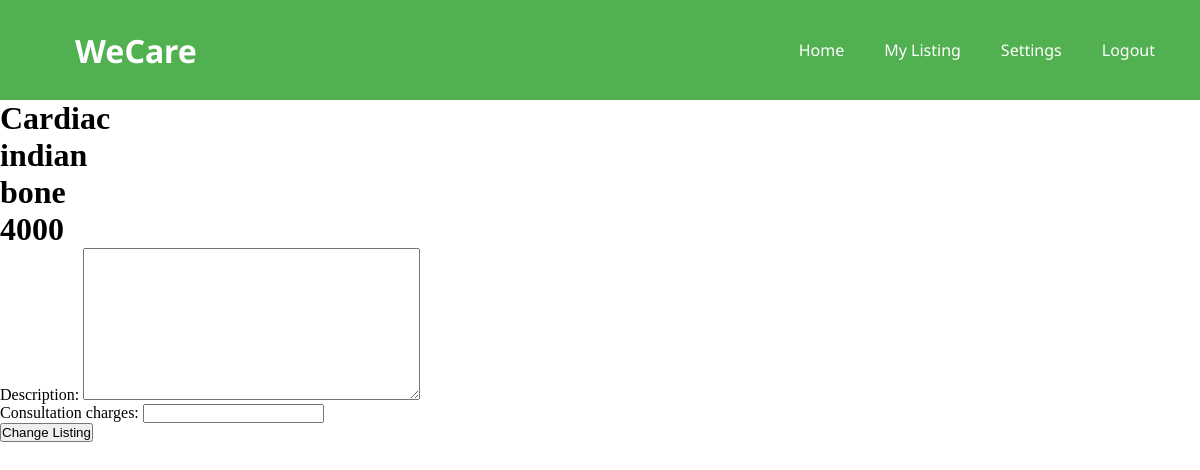
Page /mylisting/ (signed in) on the earlier database version.
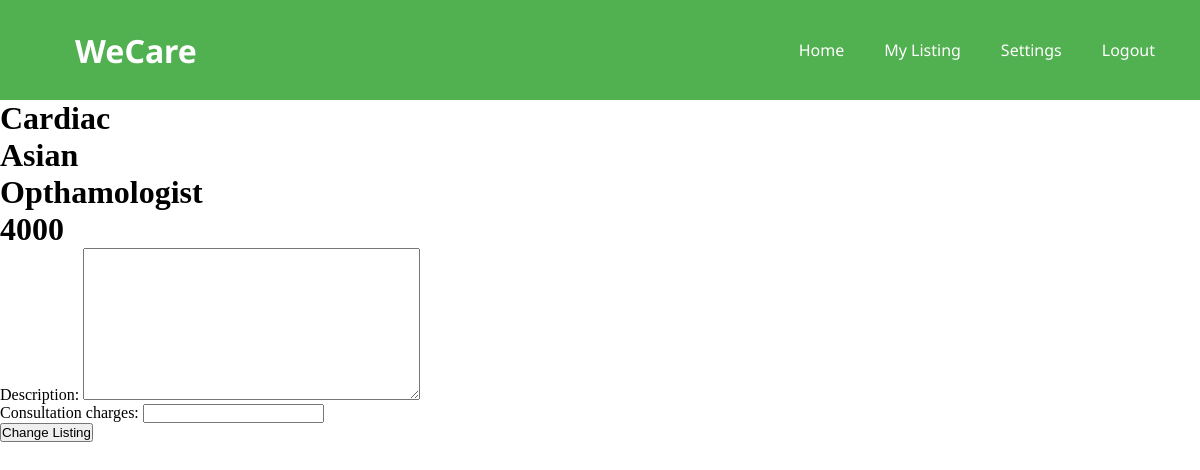
Same page on the later database version.
### listings/models.py (models this page shows, shortened)
class Listing(models.Model):
    listing_id = models.AutoField(primary_key=True)
    provider = models.ForeignKey(Provider, on_delete=models.CASCADE)
    description = models.TextField()
    consultation_charges = models.IntegerField()
    ethnicity = models.CharField(max_length=20)
    speciality = models.TextField()

### listings/views.py (the view)
# urls.py: path('mylisting/', listings.mylisting, name='mylisting'),
def mylisting(request):
    provider = get_object_or_404(Provider, user=request.user)
    try:
        listing = get_object_or_404(Listing, provider=provider)
    except Http404:
        listing = None
    if request.method == 'POST':
        form = EditListingForm(request.POST, instance=listing)
        if form.is_valid():
            form.save()
            return redirect('mylisting')
    else:
        form = EditListingForm(instance=listing)
    context = {
        'form': EditListingForm,
        'listing': listing
    }
    return render(request, 'listings/mylisting.html', context)

### listings/templates/listings/mylisting.html (shortened to what this page needs)
{% extends "listings/base.html" %}
{% load static %}
{% block content %}
{% if listing == None %}
    <h1>Add your Listing</h1>
    <form method="POST">
        {% csrf_token %}
        {{ form.as_p }}
        <input type="submit" value="Change Listing">
    </form>
{% else %}
    <h1>{{ listing.description }}</h1>
    <h1>{{ listing.ethnicity }}</h1>
    <h1>{{ listing.speciality }}</h1>
    <h1>{{ listing.consultation_charges }}</h1>
    <form method="POST">
        {{ form.as_p }}
        <input type="submit" value="Change Listing">
    </form>
{% endif  %}
{% endblock content %}

Differences in the rows shown:
changed Listing "Cardiac": ethnicity "indian" → "Asian"; speciality "bone" → "Opthamologist"
